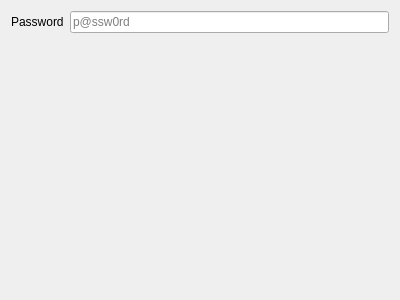
<?xml version="1.0" encoding="UTF-8"?>
<ui version="4.0">
 <class>trojanOutEditor</class>
 <widget class="QWidget" name="trojanOutEditor">
  <property name="geometry">
   <rect>
    <x>0</x>
    <y>0</y>
    <width>400</width>
    <height>300</height>
   </rect>
  </property>
  <property name="windowTitle">
   <string>Form</string>
  </property>
  <layout class="QFormLayout" name="formLayout">
   <item row="0" column="0">
    <widget class="QLabel" name="label_99">
     <property name="text">
      <string>Password</string>
     </property>
    </widget>
   </item>
   <item row="0" column="1">
    <widget class="QLineEdit" name="trojan_passwordTxt">
     <property name="placeholderText">
      <string notr="true">p@ssw0rd</string>
     </property>
    </widget>
   </item>
  </layout>
 </widget>
 <resources/>
 <connections/>
</ui>
